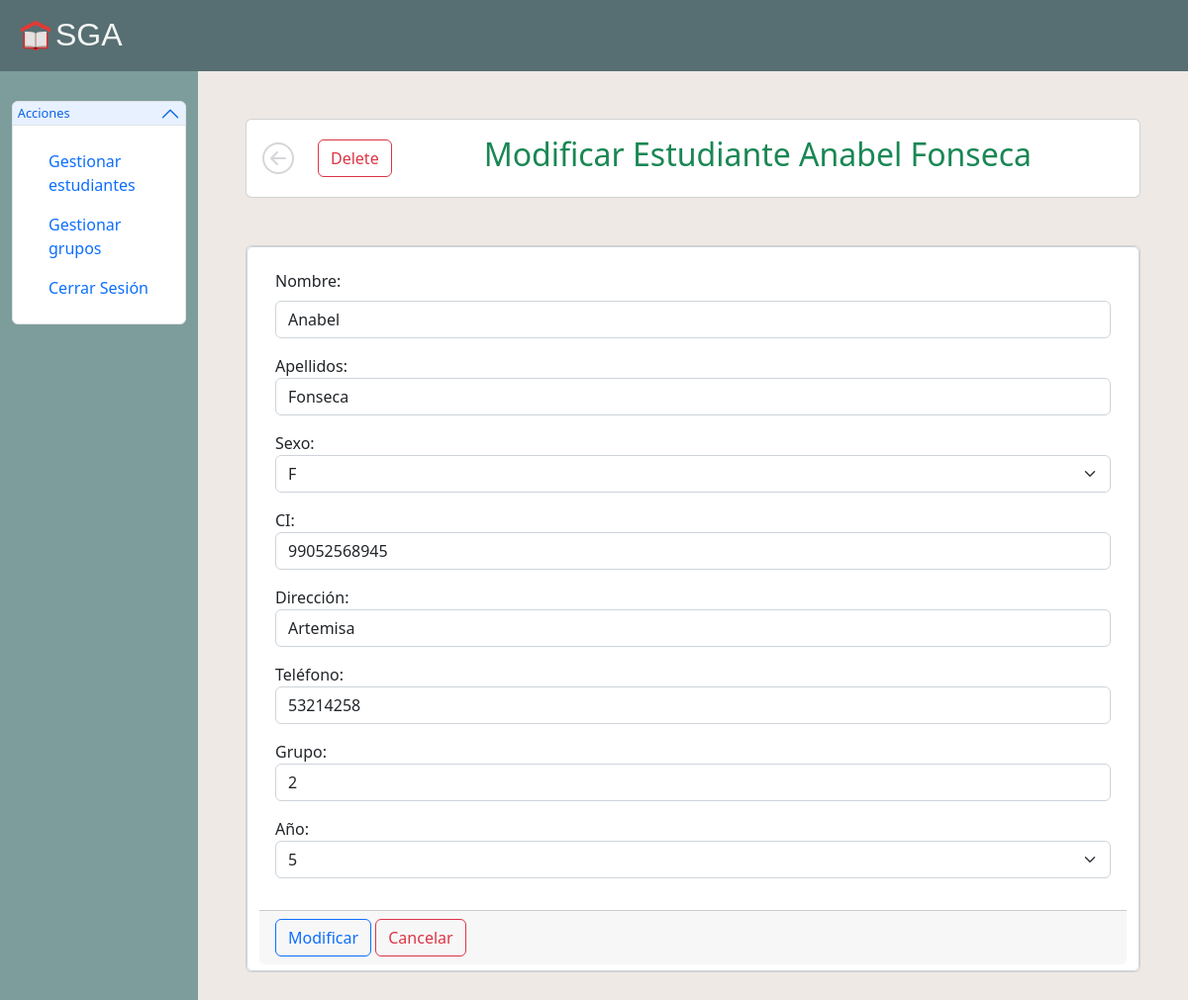
Screenshot of /secretaria/modificar_estudiante/99052568945 (signed in) with the database file from the repository.
### apps/secretaria/models.py (models this page shows, shortened)
class Estudiante(models.Model):
   nombre = models.CharField(max_length=20)
   apellidos = models.CharField(max_length=40)
   sexo = models.CharField(max_length=1, choices = (
      ('M', 'M'),
      ('F', 'F')
   ))
   ci = models.IntegerField()
   dir = models.CharField(max_length=100)
   tel = models.IntegerField()
   grupo = models.IntegerField()
   anno = models.CharField(max_length=1, choices= (
      ('1', '1'),
      ('2', '2'),
      ('3', '3'),
      ('4', '4'),
      ('5', '5')
   ))

### apps/secretaria/views.py (the view, shortened to what this page needs)
# urls.py: path('modificar_estudiante/<int:id>', views.modificarEstudiante, name='modificar_estudiante'),
@login_required
def modificarEstudiante(request, id):
   if request.method == 'GET':
      estudiante = get_object_or_404(Estudiante, ci=id)
      form = modificarForm(instance=estudiante)
      return render(request, 'estudiante/modificar_estudiante.html', {
         'estudiante' : estudiante, 'form' : form
      })

### apps/secretaria/forms.py
class modificarForm(ModelForm):
   class Meta:
      model = Estudiante
      fields = ['nombre', 'apellidos', 'sexo', 'ci', 'dir', 'tel', 'grupo', 'anno']

### apps/secretaria/templates/estudiante/modificar_estudiante.html (shortened to what this page needs)
{% extends 'layouts/base.html' %}
{% load static %}
{% block links %}
   <link rel="stylesheet" href="{% static 'css/insertar.css' %}">
{% endblock %}
{% block content %}
   <header class="flex-row justify-content-start p-3 card m-5">
      <a class="nav-link" href="{% url 'estudiantes' %}" title="back"></a>
      <form action="{% url 'eliminar_estudiante' estudiante.ci %}" method="POST" class="me-auto ms-4">
         <button class="btn btn-outline-danger">
            Delete
         </button>
      </form>
      <h2 class="me-auto text-success">Modificar Estudiante {{estudiante.nombre}} {{estudiante.apellidos}}</h2>
   </header>
   <div class="card m-5">
      <form action="" method="POST" class="form-control form-row d-flex flex-column">
         <div class="card-body">
            <fieldset><label class="form-label" for="">Nombre:</label>{{ form.nombre }}</fieldset>
            <fieldset><label for="">Apellidos:</label>{{ form.apellidos }}</fieldset>
            <fieldset><label for="">Sexo:</label>{{ form.sexo }}</fieldset>
            <fieldset><label for="">CI:</label>{{ form.ci }}</fieldset>
            <fieldset><label for="">Dirección:</label>{{ form.dir }}</fieldset>
            <fieldset><label for="">Teléfono:</label>{{ form.tel }}</fieldset>
            <fieldset><label for="">Grupo:</label>{{ form.grupo }}</fieldset>
            <fieldset><label for="">Año:</label>{{ form.anno }}</fieldset>
         </div>
         <div class="card-footer">
            <button class="btn btn-outline-primary">Modificar</button>
            <a href="{% url 'estudiantes' %}" class="btn btn-outline-danger">Cancelar</a>
         </div>
      </form>
   </div>
{% endblock %}

### apps/secretaria/static/css/insertar.css (style rules this page uses)
#mainRow > main > header { align-items: center; }
#mainRow > main > header > a { color: rgba(48, 52, 64, .2); text-align: center; }
#mainRow > main > div > form > div > fieldset > input { margin-bottom: 1rem; display: block; width: 100%; padding: 0.375rem 0.75rem; font-size: 1rem; font-weight: 400; line-height: 1.5; color: #212529; background-color: #fff; background-clip: padding-box; border: 1px solid #ced4da; -webkit-appearance: none; -moz-appearance: none; appearance: none; border-radius: 0.375rem; transition: border-color 0.15s ease-in-out, box-shadow 0.15s ease-in-out; }
#mainRow > main > div > form > div > fieldset > select { margin-bottom: 1rem; display: block; width: 100%; padding: 0.375rem 2.25rem 0.375rem 0.75rem; -moz-padding-start: calc(0.75rem - 3px); font-size: 1rem; font-weight: 400; line-height: 1.5; color: #212529; background-color: #fff; background-repeat: no-repeat; background-position: right 0.75rem center; background-size: 16px 12px; border: 1px solid #ced4da; border-radius: 0.375rem; transition: border-color 0.15s ease-in-out, box-shadow 0.15s ease-in-out; -webkit-appearance: none; -moz-appearance: none; appearance: none; }

### rows the page displays
Estudiante: nombre "Anabel", apellidos "Fonseca", sexo "F", ci "99052568945", dir "Artemisa", tel "53214258", grupo "2", anno "5"
